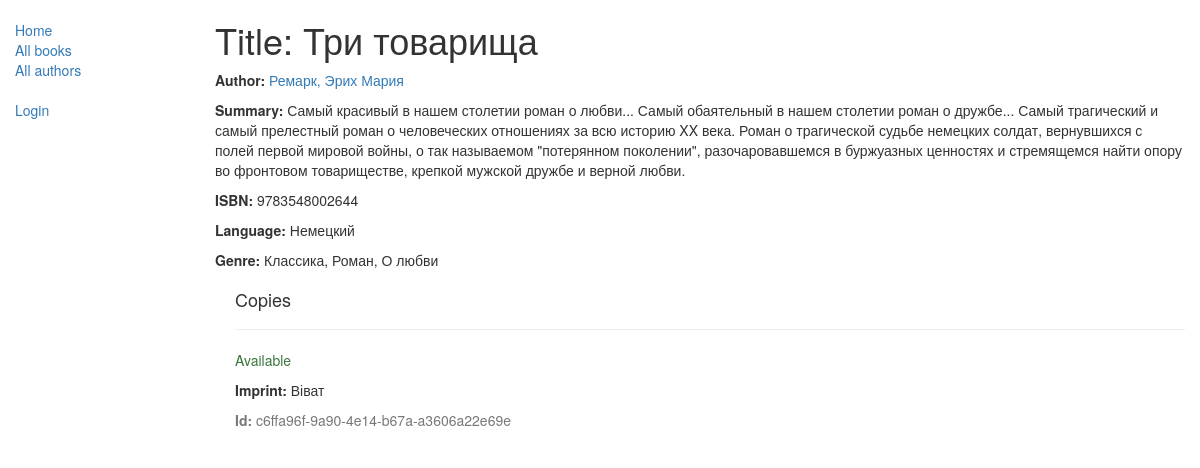
/catalog/book/1, run on the app's committed database.
### catalog/models.py (models this page shows, shortened)
class Book(models.Model):
    title = models.CharField(max_length=200)
    author = models.ForeignKey('Author', on_delete=models.SET_NULL, null=True)
    summary = models.TextField(max_length=1000, help_text="Enter a brief description of the book")
    isbn = models.CharField('ISBN', max_length=13,
                            help_text='13 Character <a href="https://www.isbn-international.org/content/what-isbn">ISBN number</a>')
    genre = models.ManyToManyField(Genre, help_text="Select a genre for this book")
    language = models.ForeignKey('Language', on_delete=models.SET_NULL, null=True)

class Author(models.Model):
    first_name = models.CharField(max_length=100)
    last_name = models.CharField(max_length=100)
    date_of_birth = models.DateField(null=True, blank=True)
    date_of_death = models.DateField('died', null=True, blank=True)
    class Meta:
        ordering = ["last_name", "first_name"]
    def __str__(self):
        return '{0}, {1}'.format(self.last_name, self.first_name)

class Language(models.Model):
    name = models.CharField(max_length=200,
                            help_text="Enter a the book's natural language (e.g. English, French, Japanese etc.)")
    def __str__(self):
        return self.name

class Genre(models.Model):
    name = models.CharField(max_length=200, help_text="Enter a book genre (e.g. Science Fiction, French Poetry etc.)")
    def __str__(self):
        return self.name

class BookInstance(models.Model):
    id = models.UUIDField(primary_key=True, default=uuid.uuid4,
                          help_text="Unique ID for this particular book across whole library")
    book = models.ForeignKey('Book', on_delete=models.SET_NULL, null=True)
    imprint = models.CharField(max_length=200)
    due_back = models.DateField(null=True, blank=True)
    borrower = models.ForeignKey(User, on_delete=models.SET_NULL, null=True, blank=True)
    LOAN_STATUS = (
        ('d', 'Maintenance'),
        ('o', 'On loan'),
        ('a', 'Available'),
        ('r', 'Reserved'),
    )
    status = models.CharField(max_length=1, choices=LOAN_STATUS, blank=True, default='d', help_text='Book availability')
    class Meta:
        ordering = ["due_back"]
        permissions = (("can_mark_returned", "Set book as returned"),)

### catalog/views.py (the view)
# urls.py: path('book/<int:pk>', views.BookDetailView.as_view(), name='book-detail'),
class BookDetailView(generic.DetailView):
    model = Book
    paginate_by = 4

### catalog/templates/catalog/book_detail.html (shortened to what this page needs)
{% extends "base_generic.html" %}
{% block content %}
  <h1>Title: {{ book.title }}</h1>
  <p><strong>Author:</strong> <a href="{% url 'author-detail' book.author.pk %}">{{ book.author }}</a></p>
  <p><strong>Summary:</strong> {{ book.summary }}</p>
  <p><strong>ISBN:</strong> {{ book.isbn }}</p>
  <p><strong>Language:</strong> {{ book.language }}</p>
  <p><strong>Genre:</strong> {% for genre in book.genre.all %} {{ genre }}{% if not forloop.last %}, {% endif %}{% endfor %}</p>
  <div style="margin-left:20px;margin-top:20px">
    <h4>Copies</h4>
    {% for copy in book.bookinstance_set.all %}
    <hr>
    <p class="{% if copy.status == 'a' %}text-success{% elif copy.status == 'd' %}text-danger{% else %}text-warning{% endif %}">{{ copy.get_status_display }}</p>
    <p><strong>Imprint:</strong> {{copy.imprint}}</p>
    <p class="text-muted"><strong>Id:</strong> {{copy.id}}</p>
    {% endfor %}
  </div>
{% endblock %}

### data on the page
Book: title "Три товарища", author "Ремарк, Эрих Мария", summary "Самый красивый в нашем столетии роман о любви... Самый обаятельный в нашем столетии роман о дружбе... Самый трагический и самый прелестный роман о человеческих отношениях за всю историю XX века. Роман о трагической судьбе немецких солдат, вернувшихся с полей первой мировой войны, о так называемом \"потерянном поколении\", разочаровавшемся в буржуазных ценностях и стремящемся найти опору во фронтовом товариществе, крепкой мужской дружбе и верной любви.", isbn "9783548002644", language "Немецкий"
Genre: name "Классика"
Genre: name "Роман"
Genre: name "О любви"
BookInstance: status "Available", imprint "Віват", id "c6ffa96f-9a90-4e14-b67a-a3606a22e69e"
